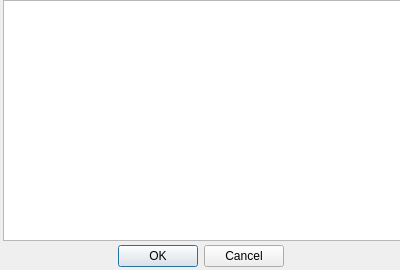
<?xml version="1.0" encoding="UTF-8"?>
<ui version="4.0">
 <class>Dialog</class>
 <widget class="QDialog" name="Dialog">
  <property name="geometry">
   <rect>
    <x>0</x>
    <y>0</y>
    <width>400</width>
    <height>270</height>
   </rect>
  </property>
  <property name="windowTitle">
   <string>Ошибка</string>
  </property>
  <property name="toolTipDuration">
   <number>-12</number>
  </property>
  <widget class="QDialogButtonBox" name="buttonBox">
   <property name="geometry">
    <rect>
     <x>30</x>
     <y>240</y>
     <width>341</width>
     <height>32</height>
    </rect>
   </property>
   <property name="orientation">
    <enum>Qt::Horizontal</enum>
   </property>
   <property name="standardButtons">
    <set>QDialogButtonBox::Cancel|QDialogButtonBox::Ok</set>
   </property>
   <property name="centerButtons">
    <bool>true</bool>
   </property>
  </widget>
  <widget class="QTextEdit" name="error_text">
   <property name="geometry">
    <rect>
     <x>3</x>
     <y>0</y>
     <width>401</width>
     <height>241</height>
    </rect>
   </property>
   <property name="readOnly">
    <bool>true</bool>
   </property>
  </widget>
 </widget>
 <resources/>
 <connections>
  <connection>
   <sender>buttonBox</sender>
   <signal>accepted()</signal>
   <receiver>Dialog</receiver>
   <slot>accept()</slot>
   <hints>
    <hint type="sourcelabel">
     <x>248</x>
     <y>254</y>
    </hint>
    <hint type="destinationlabel">
     <x>157</x>
     <y>274</y>
    </hint>
   </hints>
  </connection>
  <connection>
   <sender>buttonBox</sender>
   <signal>rejected()</signal>
   <receiver>Dialog</receiver>
   <slot>reject()</slot>
   <hints>
    <hint type="sourcelabel">
     <x>316</x>
     <y>260</y>
    </hint>
    <hint type="destinationlabel">
     <x>286</x>
     <y>274</y>
    </hint>
   </hints>
  </connection>
 </connections>
</ui>
